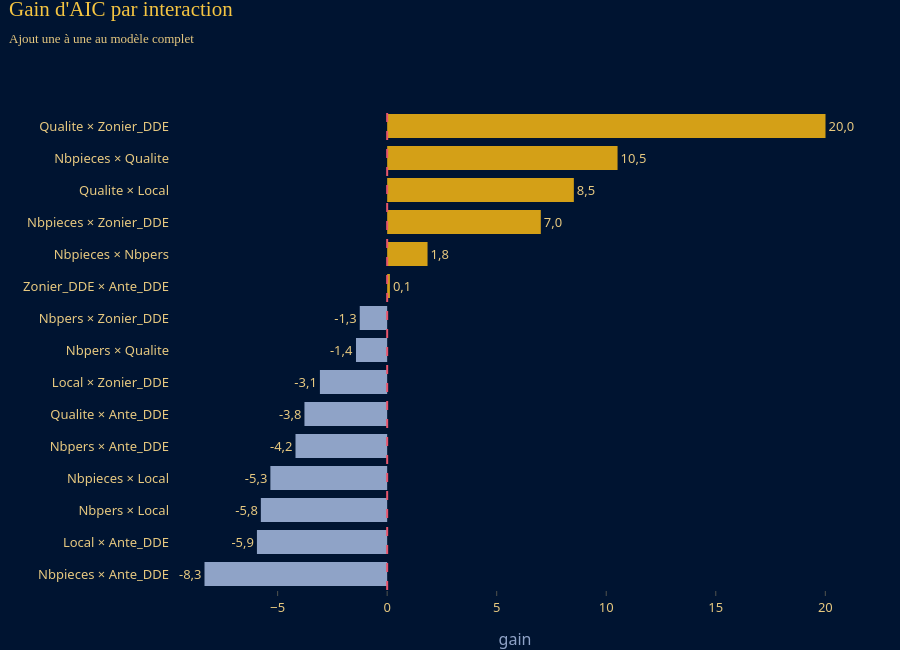

The notebook cell this image was saved under:
### Markdown cell above
<h3 style="color:#F5C542; font-family:'Playfair Display',Georgia,serif; border-bottom:2px solid #D4A017; padding-bottom:6px;">2. Interactions triées par significativité</h3>

### Code cell
display(inter.style.format({"Δ Déviance": "{:,.1f}", "Δ AIC": "{:,.1f}", "p-value": "{:.2e}"}))
GR.importance_barres(inter.assign(gain=-inter["Δ AIC"]), "Interaction", "gain", "Gain d'AIC par interaction",
                     "Ajout une à une au modèle complet", seuil=0).show()

### Figure 1 — Plotly figure (JSON) as saved in the notebook; plotly's stock layout.template omitted (floating-point values rounded to 4 significant figures)
{"data": [{"cliponaxis": false, "hovertemplate": "%{y}<br>gain : %{x:,.1f}<extra></extra>", "marker": {"color": ["#8FA3C7", "#8FA3C7", "#8FA3C7", "#8FA3C7", "#8FA3C7", "#8FA3C7", "#8FA3C7", "#8FA3C7", "#8FA3C7", "#D4A017", "#D4A017", "#D4A017", "#D4A017", "#D4A017", "#D4A017"]}, "orientation": "h", "text": ["-8,3", "-5,9", "-5,8", "-5,3", "-4,2", "-3,8", "-3,1", "-1,4", "-1,3", "0,1", "1,8", "7,0", "8,5", "10,5", "20,0"], "textfont": {"color": "#E7C980"}, "textposition": "outside", "type": "bar", "x": [-8.338, -5.945, -5.766, -5.331, -4.184, -3.776, -3.07, -1.423, -1.251, 0.1249, 1.843, 7.014, 8.521, 10.52, 20.01], "y": ["Nbpieces × Ante_DDE", "Local × Ante_DDE", "Nbpers × Local", "Nbpieces × Local", "Nbpers × Ante_DDE", "Qualite × Ante_DDE", "Local × Zonier_DDE", "Nbpers × Qualite", "Nbpers × Zonier_DDE", "Zonier_DDE × Ante_DDE", "Nbpieces × Nbpers", "Nbpieces × Zonier_DDE", "Qualite × Local", "Nbpieces × Qualite", "Qualite × Zonier_DDE"]}], "layout": {"height": 650, "margin": {"l": 170}, "shapes": [{"line": {"color": "#E8566C", "dash": "dash"}, "type": "line", "x0": 0, "x1": 0, "xref": "x", "y0": 0, "y1": 1, "yref": "y domain"}], "title": {"text": "Gain d'AIC par interaction<br><span style='font-size:13px;color:#E7C980;font-family:Montserrat, 'Segoe UI', Helvetica, Arial, sans-serif'>Ajout une à une au modèle complet</span>"}, "xaxis": {"title": {"text": "gain"}}, "yaxis": {"showgrid": false}}}
